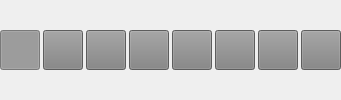
                  <widget class="QWidget" name="widget_3" native="true">
                   <property name="minimumSize">
                    <size>
                     <width>0</width>
                     <height>46</height>
                    </size>
                   </property>
                   <layout class="QHBoxLayout" name="horizontalLayout_12">
                    <property name="spacing">
                     <number>3</number>
                    </property>
                    <property name="leftMargin">
                     <number>0</number>
                    </property>
                    <property name="topMargin">
                     <number>0</number>
                    </property>
                    <property name="rightMargin">
                     <number>0</number>
                    </property>
                    <property name="bottomMargin">
                     <number>0</number>
                    </property>
                    <item>
                     <widget class="QPushButton" name="btnSelectReactorMode1">
                      <property name="minimumSize">
                       <size>
                        <width>40</width>
                        <height>40</height>
                       </size>
                      </property>
                      <property name="maximumSize">
                       <size>
                        <width>40</width>
                        <height>40</height>
                       </size>
                      </property>
                      <property name="styleSheet">
                       <string notr="true">QPushButton{
background-color: rgb(130, 130, 130);
border-image: url(:/resource/btn_reactor_1.png);
}
QPushButton:hover{
background-color: rgb(150, 150, 150);
}
QPushButton:pressed{
background-color: rgb(120, 120, 120);
}
QPushButton:checked{
background-color: rgb(170, 170, 170);
}
QPushButton:disabled {
background-color: rgb(100, 100, 100);
}</string>
                      </property>
                      <property name="text">
                       <string/>
                      </property>
                      <property name="checkable">
                       <bool>true</bool>
                      </property>
                      <property name="checked">
                       <bool>true</bool>
                      </property>
                     </widget>
                    </item>
                    <item>
                     <widget class="QPushButton" name="btnSelectReactorMode2">
                      <property name="minimumSize">
                       <size>
                        <width>40</width>
                        <height>40</height>
                       </size>
                      </property>
                      <property name="maximumSize">
                       <size>
                        <width>40</width>
                        <height>40</height>
                       </size>
                      </property>
                      <property name="styleSheet">
                       <string notr="true">QPushButton{
background-color: rgb(130, 130, 130);
border-image: url(:/resource/btn_reactor_2.png);
}
QPushButton:hover{
background-color: rgb(150, 150, 150);
}
QPushButton:pressed{
background-color: rgb(120, 120, 120);
}
QPushButton:checked{
background-color: rgb(170, 170, 170);
}
QPushButton:disabled {
background-color: rgb(100, 100, 100);
}</string>
                      </property>
                      <property name="text">
                       <string/>
                      </property>
                      <property name="checkable">
                       <bool>true</bool>
                      </property>
                     </widget>
                    </item>
                    <item>
                     <widget class="QPushButton" name="btnSelectReactorMode3">
                      <property name="minimumSize">
                       <size>
                        <width>40</width>
                        <height>40</height>
                       </size>
                      </property>
                      <property name="maximumSize">
                       <size>
                        <width>40</width>
                        <height>40</height>
                       </size>
                      </property>
                      <property name="styleSheet">
                       <string notr="true">QPushButton{
background-color: rgb(130, 130, 130);
border-image: url(:/resource/btn_reactor_3.png);
}
QPushButton:hover{
background-color: rgb(150, 150, 150);
}
QPushButton:pressed{
background-color: rgb(120, 120, 120);
}
QPushButton:checked{
background-color: rgb(170, 170, 170);
}
QPushButton:disabled {
background-color: rgb(100, 100, 100);
}</string>
                      </property>
                      <property name="text">
                       <string/>
                      </property>
                      <property name="checkable">
                       <bool>true</bool>
                      </property>
                     </widget>
                    </item>
                    <item>
                     <widget class="QPushButton" name="btnSelectReactorMode4">
                      <property name="minimumSize">
                       <size>
                        <width>40</width>
                        <height>40</height>
                       </size>
                      </property>
                      <property name="maximumSize">
                       <size>
                        <width>40</width>
                        <height>40</height>
                       </size>
                      </property>
                      <property name="styleSheet">
                       <string notr="true">QPushButton{
background-color: rgb(130, 130, 130);
border-image: url(:/resource/btn_reactor_4.png);
}
QPushButton:hover{
background-color: rgb(150, 150, 150);
}
QPushButton:pressed{
background-color: rgb(120, 120, 120);
}
QPushButton:checked{
background-color: rgb(170, 170, 170);
}
QPushButton:disabled {
background-color: rgb(100, 100, 100);
}</string>
                      </property>
                      <property name="text">
                       <string/>
                      </property>
                      <property name="checkable">
                       <bool>true</bool>
                      </property>
                     </widget>
                    </item>
                    <item>
                     <widget class="QPushButton" name="btnSelectReactorMode5">
                      <property name="minimumSize">
                       <size>
                        <width>40</width>
                        <height>40</height>
                       </size>
                      </property>
                      <property name="maximumSize">
                       <size>
                        <width>40</width>
                        <height>40</height>
                       </size>
                      </property>
                      <property name="styleSheet">
                       <string notr="true">QPushButton{
background-color: rgb(130, 130, 130);
border-image: url(:/resource/btn_reactor_5.png);
}
QPushButton:hover{
background-color: rgb(150, 150, 150);
}
QPushButton:pressed{
background-color: rgb(120, 120, 120);
}
QPushButton:checked{
background-color: rgb(170, 170, 170);
}
QPushButton:disabled {
background-color: rgb(100, 100, 100);
}</string>
                      </property>
                      <property name="text">
                       <string/>
                      </property>
                      <property name="checkable">
                       <bool>true</bool>
                      </property>
                     </widget>
                    </item>
                    <item>
                     <widget class="QPushButton" name="btnSelectReactorMode6">
                      <property name="minimumSize">
                       <size>
                        <width>40</width>
                        <height>40</height>
                       </size>
                      </property>
                      <property name="maximumSize">
                       <size>
                        <width>40</width>
                        <height>40</height>
                       </size>
                      </property>
                      <property name="styleSheet">
                       <string notr="true">QPushButton{
background-color: rgb(130, 130, 130);
border-image: url(:/resource/btn_reactor_6.png);
}
QPushButton:hover{
background-color: rgb(150, 150, 150);
}
QPushButton:pressed{
background-color: rgb(120, 120, 120);
}
QPushButton:checked{
background-color: rgb(170, 170, 170);
}
QPushButton:disabled {
background-color: rgb(100, 100, 100);
}</string>
                      </property>
                      <property name="text">
                       <string/>
                      </property>
                      <property name="checkable">
                       <bool>true</bool>
                      </property>
                     </widget>
                    </item>
                    <item>
                     <widget class="QPushButton" name="btnSelectReactorMode7">
                      <property name="minimumSize">
                       <size>
                        <width>40</width>
                        <height>40</height>
                       </size>
                      </property>
                      <property name="maximumSize">
                       <size>
                        <width>40</width>
                        <height>40</height>
                       </size>
                      </property>
                      <property name="styleSheet">
                       <string notr="true">QPushButton{
background-color: rgb(130, 130, 130);
border-image: url(:/resource/btn_reactor_7.png);
}
QPushButton:hover{
background-color: rgb(150, 150, 150);
}
QPushButton:pressed{
background-color: rgb(120, 120, 120);
}
QPushButton:checked{
background-color: rgb(170, 170, 170);
}
QPushButton:disabled {
background-color: rgb(100, 100, 100);
}</string>
                      </property>
                      <property name="text">
                       <string/>
                      </property>
                      <property name="checkable">
                       <bool>true</bool>
                      </property>
                     </widget>
                    </item>
                    <item>
                     <widget class="QPushButton" name="btnSelectReactorMode8">
                      <property name="minimumSize">
                       <size>
                        <width>40</width>
                        <height>40</height>
                       </size>
                      </property>
                      <property name="maximumSize">
                       <size>
                        <width>40</width>
                        <height>40</height>
                       </size>
                      </property>
                      <property name="styleSheet">
                       <string notr="true">QPushButton{
background-color: rgb(130, 130, 130);
border-image: url(:/resource/btn_reactor_8.png);
}
QPushButton:hover{
background-color: rgb(150, 150, 150);
}
QPushButton:pressed{
background-color: rgb(120, 120, 120);
}
QPushButton:checked{
background-color: rgb(170, 170, 170);
}
QPushButton:disabled {
background-color: rgb(100, 100, 100);
}</string>
                      </property>
                      <property name="text">
                       <string/>
                      </property>
                      <property name="checkable">
                       <bool>true</bool>
                      </property>
                     </widget>
                    </item>
                   </layout>
                  </widget>
